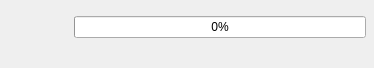
<?xml version="1.0" encoding="UTF-8"?>
<ui version="4.0">
 <class>progress_bar_window</class>
 <widget class="QDialog" name="progress_bar_window">
  <property name="windowModality">
   <enum>Qt::WindowModal</enum>
  </property>
  <property name="geometry">
   <rect>
    <x>0</x>
    <y>0</y>
    <width>374</width>
    <height>68</height>
   </rect>
  </property>
  <property name="maximumSize">
   <size>
    <width>400</width>
    <height>68</height>
   </size>
  </property>
  <property name="sizeIncrement">
   <size>
    <width>400</width>
    <height>68</height>
   </size>
  </property>
  <property name="windowTitle">
   <string>Dialog</string>
  </property>
  <layout class="QVBoxLayout" name="verticalLayout_2">
   <property name="leftMargin">
    <number>8</number>
   </property>
   <property name="topMargin">
    <number>4</number>
   </property>
   <property name="rightMargin">
    <number>8</number>
   </property>
   <property name="bottomMargin">
    <number>4</number>
   </property>
   <item>
    <layout class="QHBoxLayout" name="horizontalLayout">
     <item>
      <widget class="QLabel" name="label_icon">
       <property name="minimumSize">
        <size>
         <width>60</width>
         <height>50</height>
        </size>
       </property>
       <property name="maximumSize">
        <size>
         <width>60</width>
         <height>50</height>
        </size>
       </property>
       <property name="text">
        <string/>
       </property>
      </widget>
     </item>
     <item>
      <layout class="QVBoxLayout" name="verticalLayout">
       <property name="topMargin">
        <number>12</number>
       </property>
       <item>
        <widget class="QProgressBar" name="progressBar">
         <property name="minimum">
          <number>0</number>
         </property>
         <property name="maximum">
          <number>100</number>
         </property>
         <property name="value">
          <number>0</number>
         </property>
         <property name="textVisible">
          <bool>true</bool>
         </property>
        </widget>
       </item>
       <item>
        <widget class="QLabel" name="label_status_message">
         <property name="text">
          <string/>
         </property>
        </widget>
       </item>
      </layout>
     </item>
    </layout>
   </item>
  </layout>
 </widget>
 <resources/>
 <connections/>
</ui>
